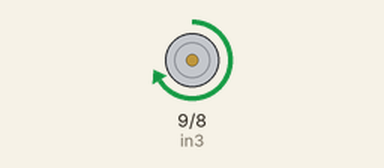
Simulated run of this sketch. Board: Arduino Uno, built with avr-gcc and run on an emulated ATmega328P. On the bench: motor-driver pin pairs drawn as motors (green arrow = first pin HIGH = forward, orange = second pin HIGH = backward, longer = more drive, scaled by the enable pin).

Above: at 1.0 s.
At 17.2 s:
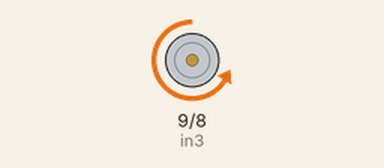
Timing chart, 0 to 18.5 s (numbered marks = the images above):
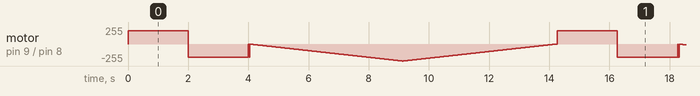

The sketch:

KODINGAN_motor_servo_divisi_robo_19_4_18.ino
```cpp
int enB = 10;
int in3 = 9;
int in4 = 8;
void setup()
{
  // set all the motor control pins to outputs
  pinMode(enB, OUTPUT);
  pinMode(in3, OUTPUT);
  pinMode(in4, OUTPUT);
}
void demoOne()
{
  digitalWrite(in3, HIGH);
  digitalWrite(in4, LOW);
  analogWrite(enB, 200);
  delay(2000);
  digitalWrite(in3, LOW);
  digitalWrite(in4, HIGH);
  delay(2000);
  digitalWrite(in3, LOW);
  digitalWrite(in4, LOW);
}
void demoTwo()
{
  digitalWrite(in3, LOW);
  digitalWrite(in4, HIGH);
  for (int i = 0; i < 256; i++)
  {
    analogWrite(enB, i);
    delay(20);
  }
  for (int i = 255; i >= 0; --i)
  {
    analogWrite(enB, i);
    delay(20);
  }
  // now turn off motors
  digitalWrite(in3, LOW);
  digitalWrite(in4, LOW);
}
void loop()
{
  demoOne();
  delay(10);
  demoTwo();
  delay(10);
}
```
